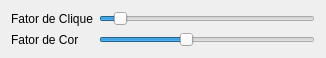
   <widget class="QWidget" name="gridLayoutWidget_2">
    <property name="geometry">
     <rect>
      <x>655</x>
      <y>575</y>
      <width>326</width>
      <height>52</height>
     </rect>
    </property>
    <layout class="QGridLayout" name="gridLayout_6">
     <item row="1" column="0">
      <widget class="QLabel" name="label_15">
       <property name="text">
        <string>Fator de Cor</string>
       </property>
      </widget>
     </item>
     <item row="0" column="0">
      <widget class="QLabel" name="label_14">
       <property name="text">
        <string>Fator de Clique</string>
       </property>
      </widget>
     </item>
     <item row="0" column="1">
      <widget class="QSlider" name="QT_fatorClique">
       <property name="minimum">
        <number>1</number>
       </property>
       <property name="maximum">
        <number>15</number>
       </property>
       <property name="singleStep">
        <number>1</number>
       </property>
       <property name="value">
        <number>2</number>
       </property>
       <property name="orientation">
        <enum>Qt::Horizontal</enum>
       </property>
      </widget>
     </item>
     <item row="1" column="1">
      <widget class="QSlider" name="QT_fatorCor">
       <property name="maximum">
        <number>25</number>
       </property>
       <property name="singleStep">
        <number>1</number>
       </property>
       <property name="value">
        <number>10</number>
       </property>
       <property name="orientation">
        <enum>Qt::Horizontal</enum>
       </property>
      </widget>
     </item>
    </layout>
   </widget>
